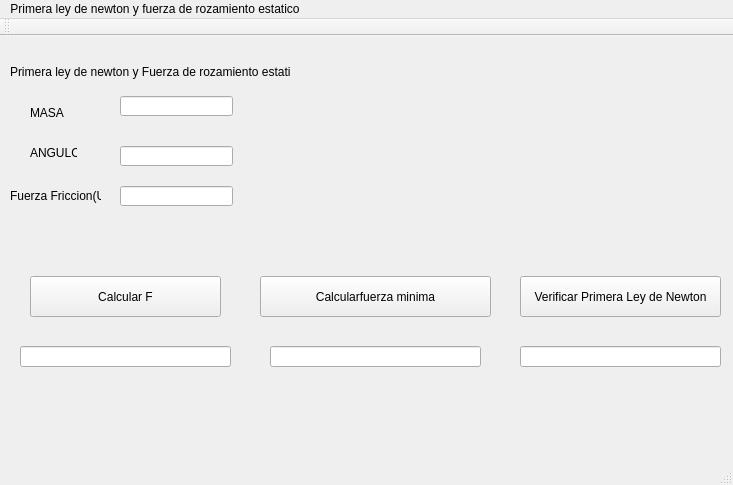
<?xml version="1.0" encoding="UTF-8"?>
<ui version="4.0">
 <class>MainWindow</class>
 <widget class="QMainWindow" name="MainWindow">
  <property name="geometry">
   <rect>
    <x>0</x>
    <y>0</y>
    <width>733</width>
    <height>485</height>
   </rect>
  </property>
  <property name="windowTitle">
   <string>MainWindow</string>
  </property>
  <widget class="QWidget" name="centralWidget">
   <widget class="QLineEdit" name="masa">
    <property name="geometry">
     <rect>
      <x>120</x>
      <y>60</y>
      <width>113</width>
      <height>20</height>
     </rect>
    </property>
   </widget>
   <widget class="QLineEdit" name="angulo">
    <property name="geometry">
     <rect>
      <x>120</x>
      <y>110</y>
      <width>113</width>
      <height>20</height>
     </rect>
    </property>
   </widget>
   <widget class="QLineEdit" name="fUS">
    <property name="geometry">
     <rect>
      <x>120</x>
      <y>150</y>
      <width>113</width>
      <height>20</height>
     </rect>
    </property>
   </widget>
   <widget class="QLineEdit" name="resFuerzaMinima">
    <property name="geometry">
     <rect>
      <x>270</x>
      <y>310</y>
      <width>211</width>
      <height>21</height>
     </rect>
    </property>
    <property name="readOnly">
     <bool>true</bool>
    </property>
   </widget>
   <widget class="QLabel" name="label">
    <property name="geometry">
     <rect>
      <x>30</x>
      <y>70</y>
      <width>47</width>
      <height>13</height>
     </rect>
    </property>
    <property name="text">
     <string>MASA</string>
    </property>
   </widget>
   <widget class="QLabel" name="label_2">
    <property name="geometry">
     <rect>
      <x>30</x>
      <y>110</y>
      <width>47</width>
      <height>13</height>
     </rect>
    </property>
    <property name="text">
     <string>ANGULO</string>
    </property>
   </widget>
   <widget class="QLabel" name="label_3">
    <property name="geometry">
     <rect>
      <x>10</x>
      <y>150</y>
      <width>91</width>
      <height>20</height>
     </rect>
    </property>
    <property name="text">
     <string>Fuerza Friccion(Us)</string>
    </property>
   </widget>
   <widget class="QPushButton" name="bt_calularFuerzaminima">
    <property name="geometry">
     <rect>
      <x>260</x>
      <y>240</y>
      <width>231</width>
      <height>41</height>
     </rect>
    </property>
    <property name="text">
     <string>Calcularfuerza minima</string>
    </property>
   </widget>
   <widget class="QPushButton" name="bt_verificaLey">
    <property name="geometry">
     <rect>
      <x>520</x>
      <y>240</y>
      <width>201</width>
      <height>41</height>
     </rect>
    </property>
    <property name="text">
     <string>Verificar Primera Ley de Newton</string>
    </property>
   </widget>
   <widget class="QLineEdit" name="resLey">
    <property name="geometry">
     <rect>
      <x>520</x>
      <y>310</y>
      <width>201</width>
      <height>21</height>
     </rect>
    </property>
    <property name="readOnly">
     <bool>true</bool>
    </property>
   </widget>
   <widget class="QLabel" name="label_5">
    <property name="geometry">
     <rect>
      <x>10</x>
      <y>20</y>
      <width>281</width>
      <height>31</height>
     </rect>
    </property>
    <property name="text">
     <string>Primera ley de newton y Fuerza de rozamiento estatico</string>
    </property>
   </widget>
   <widget class="QLabel" name="imagen_proy">
    <property name="geometry">
     <rect>
      <x>360</x>
      <y>70</y>
      <width>281</width>
      <height>131</height>
     </rect>
    </property>
    <property name="styleSheet">
     <string notr="true"/>
    </property>
    <property name="text">
     <string/>
    </property>
   </widget>
   <widget class="QPushButton" name="bt_calculaFuerza">
    <property name="geometry">
     <rect>
      <x>30</x>
      <y>240</y>
      <width>191</width>
      <height>41</height>
     </rect>
    </property>
    <property name="text">
     <string>Calcular F</string>
    </property>
   </widget>
   <widget class="QLineEdit" name="resFuerza">
    <property name="geometry">
     <rect>
      <x>20</x>
      <y>310</y>
      <width>211</width>
      <height>21</height>
     </rect>
    </property>
    <property name="readOnly">
     <bool>true</bool>
    </property>
   </widget>
  </widget>
  <widget class="QMenuBar" name="menuBar">
   <property name="geometry">
    <rect>
     <x>0</x>
     <y>0</y>
     <width>733</width>
     <height>21</height>
    </rect>
   </property>
   <widget class="QMenu" name="menuPrimera_ley_de_newton_y_fuerza_de_rotamiento_estatico">
    <property name="title">
     <string>Primera ley de newton y fuerza de rozamiento estatico</string>
    </property>
   </widget>
   <addaction name="menuPrimera_ley_de_newton_y_fuerza_de_rotamiento_estatico"/>
  </widget>
  <widget class="QToolBar" name="mainToolBar">
   <attribute name="toolBarArea">
    <enum>TopToolBarArea</enum>
   </attribute>
   <attribute name="toolBarBreak">
    <bool>false</bool>
   </attribute>
  </widget>
  <widget class="QStatusBar" name="statusBar"/>
 </widget>
 <layoutdefault spacing="6" margin="11"/>
 <resources/>
 <connections/>
</ui>
